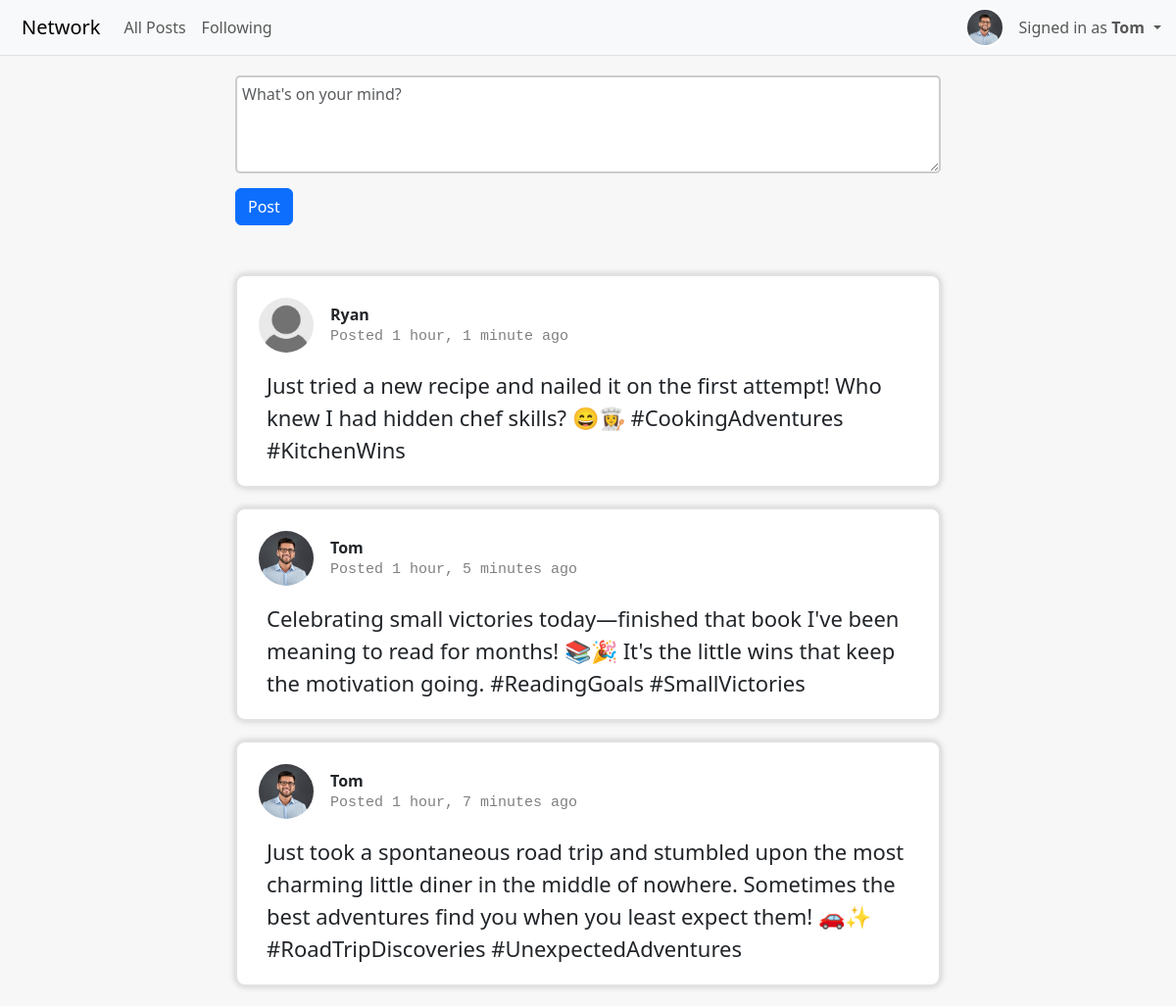
Page / (signed in) on the committed database.
### network/models.py (models this page shows, shortened)
class User(AbstractUser):
    pass

class Profile(models.Model):
    user = models.OneToOneField(User, on_delete=models.CASCADE, related_name="profile")
    name = models.CharField(max_length=200, null=True, blank=True)
    bio = models.TextField(null=True, blank=True)
    picture = models.ImageField(upload_to='profile-pics', default='profile-pics/default.jpg')

class Post(models.Model):
    user = models.ForeignKey(User, on_delete=models.CASCADE, related_name="posts")
    timestamp = models.DateTimeField(auto_now_add=True)
    body = models.TextField(blank=False)
    likes = models.IntegerField(default=0)

### network/views.py (the view)
# urls.py: path("", views.index, name="index"),
def index(request):
    if request.method == "POST":
        posting_user = request.user
        post_body = request.POST.get('post-body')
        post = Post(user=posting_user, body=post_body)
        post.save()
        return render(request, "network/index.html", {
            "posts": Post.objects.all().order_by('-timestamp')
        })
    else:
        return render(request, "network/index.html", {
            "posts": Post.objects.all().order_by('-timestamp')
        })

### network/templates/network/index.html (shortened to what this page needs)
{% extends "network/layout.html" %}
{% block body %}
    <div class="all-content">
        <div style="position: absolute">
            <form class="centered-form" method="POST" action="{% url 'index' %}">
                <div style="padding-bottom: 50px;">
                    <div class="form-group">
                        <textarea class="form-control" id="post-body" name="post-body" placeholder="What's on your mind?" style="margin-top: 20px; height: 100px;"></textarea>
                    </div>
                    <input class="btn btn-primary" type="submit" value="Post" style="left: 0px;">
                </div>
            </form>
            {% for post in posts %}
                <div class="post-container">
                    <div class="post-profile">
                        <img src="{{ MEDIA_URL }}{{ post.user.profile.picture }}" alt="Profile Picture" class="nav-profile-picture" style="width: 60px; height: 60px;">
                        <div class="profile-info">
                            <strong>{{ post.user.username }}</strong>
                            <p id="time-since-post">Posted <span class="time-since-post"" data-created="{{ post.timestamp.isoformat }}"></span></p>
                        </div>
                    </div>
                    <div class="post-body">{{ post.body }}</div>
                </div>
            {% endfor %}
        </div>
    </div>
{% endblock %}

### network/templates/network/layout.html (shortened to what this page needs)
{% load static %}
<!DOCTYPE html>
<html lang="en">
    <head>
        <link href="https://cdn.jsdelivr.net/npm/bootstrap@5.3.2/dist/css/bootstrap.min.css" rel="stylesheet">
        <link href="{% static 'network/styles.css' %}" rel="stylesheet">
    </head>
    <body>
        <nav class="navbar navbar-expand-lg bg-body-tertiary fixed-top border-bottom border-body">
            <div class="container-fluid">
                <a class="navbar-brand" style="padding-left: 10px">Network</a>
                <div class="collapse navbar-collapse" id="navbarNavDropdown">
                    <ul class="navbar-nav">
                        <li class="nav-item">
                            <a class="nav-link" aria-current="page" href="{% url 'index' %}">All Posts</a>
                        </li>
                        {% if user.is_authenticated %}
                            <li class="nav-item">
                                <a class="nav-link" aria-current="page" href="#">Following</a>
                            </li>
                        {% endif %}
                        <li class="nav-item dropdown" style="position: absolute; right: 15px; margin: 0;">
                            <a class="nav-link dropdown-toggle" role="button" data-bs-toggle="dropdown" aria-expanded="false" style="display: flex; align-items: center; padding: 0px;">
                                {% if user.is_authenticated %}
                                    <img src="{{ MEDIA_URL }}{{ user.profile.picture }}" alt="Profile Picture" class="nav-profile-picture d-inline-block align-text-top">
                                    <span style="padding-right: 5px;">Signed in as <strong>{{ user.username }}</strong></span>
                                {% else %}
                                    <span style="line-height: 40px; display: flex; align-items: center; padding-right: 5px;">Not signed in</span>
                                {% endif %}
                            </a>
                        </li>
                    </ul>
                </div>
            </div>
        </nav>
        <div class="body">
            {% block body %}
            {% endblock %}
        </div>
    </body>
</html>

### network/static/network/styles.css (style rules this page uses)
body { padding-top: 57px; padding-left: 20px; padding-right: 20px; background-color: #f7f7f7; }
.all-content { width: 60vw; margin: 0 auto; position: relative; }
.centered-form { display: flex; flex-direction: column; align-items: center; }
.form-group { width: 60vw; display: flex; flex-direction: column; align-items: flex-start; margin-bottom: 15px; }
.form-control { padding: 5px; border-radius: 5px; border: none; border: solid 1px #ccc; background-color: white; border-width: 2px; }
.nav-profile-picture { margin-top: 0px; margin-right: 15px; width: 40px; height: 40px; border-radius: 50%; overflow: hidden; border: 2px solid white; object-fit: cover; }
.post-container { padding: 20px; margin-bottom: 20px; border: solid 2px rgb(226, 226, 226); border-radius: 10px; background-color: white; box-shadow: 0 0 7px rgba(0, 0, 0, 0.2); }
.post-profile { display: flex; margin-bottom: 15px; }
.profile-info { display: flex; flex-direction: column; justify-content: center; }
#time-since-post { margin: 0px; font-family: 'Courier New', Courier, monospace; color: grey; font-size: 15px; }
.post-body { padding-left: 10px; padding-right: 10px; font-size: 22px; font-weight: 300; }

### rows in the picture
User: profile.picture (picture), username "Tom"
Post: user.profile.picture (placeholder picture), user.username "Ryan", body "Just tried a new recipe and nailed it on the first attempt! Who knew I had hidden chef skills? 😄👩‍🍳 #CookingAdventures #KitchenWins"
Post: user.profile.picture (picture), user.username "Tom", body "Celebrating small victories today—finished that book I've been meaning to read for months! 📚🎉 It's the little wins that keep the motivation going. #ReadingGoals #SmallVictories"
Post: user.profile.picture (picture), user.username "Tom", body "Just took a spontaneous road trip and stumbled upon the most charming little diner in the middle of nowhere. Sometimes the best adventures find you when you least expect them! 🚗✨ #RoadTripDiscoveries #UnexpectedAdventures"
